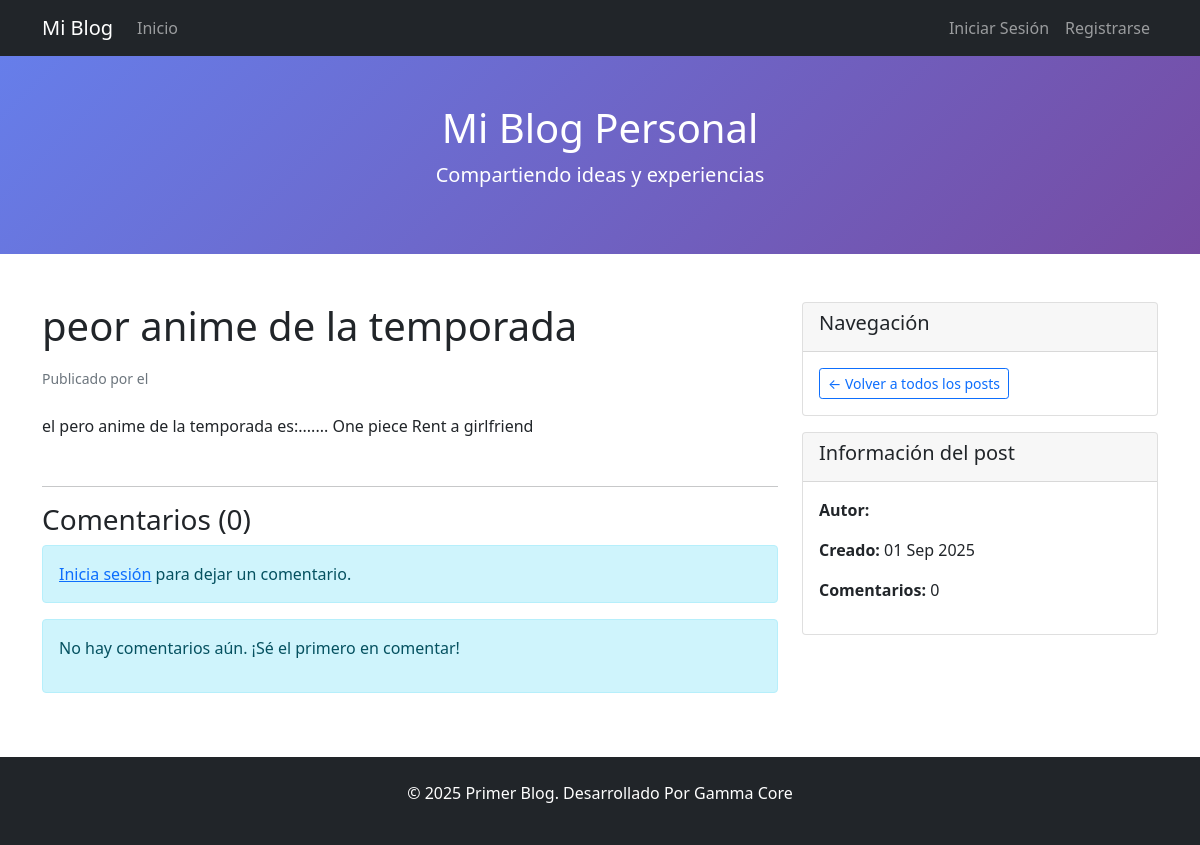
Page /post/peor-anime-de-la-temporada/ on the committed database.
### blog/models.py (models this page shows, shortened)
class Post(models.Model):
    title = models.CharField(max_length=200, verbose_name='Título')
    slug = models.SlugField(max_length=200, unique=True)
    author = models.ForeignKey(User, on_delete=models.CASCADE, verbose_name='Autor')
    content = RichTextField(verbose_name='Contenido')
    excerpt = models.TextField(max_length=300, blank=True, verbose_name='Resumen')
    cover_image = models.ImageField(upload_to='posts/', blank=True, null=True, verbose_name='Imagen de portada')
    tags = TaggableManager(verbose_name='Etiquetas')
    created_date = models.DateTimeField(default=timezone.now, verbose_name='Fecha de creación')
    published_date = models.DateTimeField(blank=True, null=True, verbose_name='Fecha de publicación')
    published = models.BooleanField(default=False, verbose_name='Publicado')
    class Meta:
        ordering = ['-created_date']
        verbose_name = 'Post'
        verbose_name_plural = 'Posts'
    def get_rating_count(self):
        return self.reviews.count()
    def get_approved_comments_count(self):
        return self.comments.filter(is_approved=True).count()

### blog/views.py (the view)
# urls.py: path('post/<slug:slug>/', views.post_detail, name='post_detail'),
def post_detail(request, slug):
    post = get_object_or_404(Post, slug=slug, published=True)
    comments = post.comments.filter(is_approved=True)
    new_comment = None
    user_review = None
    can_moderate = False
    if request.user.is_authenticated and request.user == post.author:
        can_moderate = True
        comments = post.comments.all()
    if request.user.is_authenticated:
        try:
            user_review = Review.objects.get(post=post, user=request.user)
        except Review.DoesNotExist:
            user_review = None
    if request.method == 'POST':
        if 'comment' in request.POST:
            if not request.user.is_authenticated:
                messages.error(request, 'Debes iniciar sesión para comentar.')
                return redirect('blog:login')
            comment_form = CommentForm(data=request.POST)
            if comment_form.is_valid():
                new_comment = comment_form.save(commit=False)
                new_comment.post = post
                new_comment.author = request.user
                new_comment.save()
                messages.success(request, '¡Tu comentario ha sido añadido y está pendiente de aprobación!')
                return redirect('blog:post_detail', slug=post.slug)
        else:
            comment_form = CommentForm()
        if 'review' in request.POST:
            if not request.user.is_authenticated:
                messages.error(request, 'Debes iniciar sesión para calificar.')
                return redirect('blog:login')
            review_form = ReviewForm(data=request.POST)
            if review_form.is_valid():
                review, created = Review.objects.get_or_create(
                    post=post,
                    user=request.user,
                    defaults=review_form.cleaned_data
                )
                if not created:
                    review.rating = review_form.cleaned_data['rating']
                    review.comment = review_form.cleaned_data['comment']
                    review.save()
                    messages.success(request, '¡Tu calificación ha sido actualizada!')
                else:
                    messages.success(request, '¡Gracias por tu calificación!')
                return redirect('blog:post_detail', slug=post.slug)
        else:
            review_form = ReviewForm()
    else:
        comment_form = CommentForm()
        review_form = ReviewForm()
    return render(request, 'blog/post_detail.html', {
        'post': post,
        'comments': comments,
        'approved_comments_count': post.get_approved_comments_count(),
        'new_comment': new_comment,
        'comment_form': comment_form,
        'review_form': review_form,
        'user_review': user_review,
        'can_moderate': can_moderate
    })

### blog/templates/blog/post_detail.html (shortened to what this page needs)
{% extends 'base.html' %}
{% block content %}
<div class="row">
    <div class="col-md-8">
        <article class="mb-5">
            <h1 class="mb-3">{{ post.title }}</h1>
            <div class="text-muted mb-4">
                <small>
                    Publicado por <strong>{{ post.author.first_name }} {{ post.author.last_name }}</strong>
                    el {{ post.published_date|date:"d M Y \a \l\a\s H:i" }}
                </small>
            </div>
            <div class="post-content">
                {{ post.content|safe }}
            </div>
        </article>
        <hr>
        <div class="comments-section">
            <h3>Comentarios ({{ approved_comments_count }})</h3>
            {% if user.is_authenticated %}
                <div class="card mb-4">
                    <div class="card-header">
                        <h5>Deja tu comentario</h5>
                    </div>
                    <div class="card-body">
                        <form method="post">
                            {% csrf_token %}
                            <input type="hidden" name="comment" value="1">
                            <div class="mb-3">
                                {{ comment_form.content }}
                            </div>
                            <button type="submit" class="btn btn-success">
                                <i class="fas fa-comment"></i> Publicar comentario
                            </button>
                        </form>
                    </div>
                </div>
            {% else %}
                <div class="alert alert-info">
                    <a href="{% url 'blog:login' %}">Inicia sesión</a> para dejar un comentario.
                </div>
            {% endif %}
            {% for comment in comments %}
                <div class="card mb-3 {% if not comment.is_approved %}border-warning{% endif %}">
                    <div class="card-body">
                        <div class="d-flex justify-content-between align-items-start">
                            <div>
                                <h6 class="card-title">
                                    {% if comment.author.profile.avatar %}
                                        <img src="{{ comment.author.profile.avatar.url }}" alt="Avatar" class="rounded-circle me-2" width="30" height="30">
                                    {% endif %}
                                    {{ comment.author.first_name }} {{ comment.author.last_name }}
                                </h6>
                                <small class="text-muted">{{ comment.created_date|date:"d M Y \a \l\a\s H:i" }}</small>
                                {% if not comment.is_approved %}
                                    <span class="badge bg-warning ms-2">Pendiente de aprobación</span>
                                {% endif %}
                            </div>
                            {% if can_moderate %}
                                <div class="btn-group btn-group-sm">
                                    {% if not comment.is_approved %}
                                        <a href="{% url 'blog:moderate_comment' comment.id 'approve' %}" class="btn btn-success btn-sm">
                                            <i class="fas fa-check"></i>
                                        </a>
                                    {% endif %}
                                    <a href="{% url 'blog:moderate_comment' comment.id 'reject' %}" class="btn btn-danger btn-sm">
                                        <i class="fas fa-times"></i>
                                    </a>
                                </div>
                            {% endif %}
                        </div>
                        <p class="card-text mt-2">{{ comment.content|linebreaks }}</p>
                    </div>
                </div>
            {% empty %}
                <div class="alert alert-info">
                    <p>No hay comentarios aún. ¡Sé el primero en comentar!</p>
                </div>
            {% endfor %}
        </div>
    </div>
    <div class="col-md-4">
        <div class="card mb-3">
            <div class="card-header">
                <h5>Navegación</h5>
            </div>
            <div class="card-body">
                <a href="{% url 'blog:post_list' %}" class="btn btn-outline-primary btn-sm">
                    ← Volver a todos los posts
                </a>
            </div>
        </div>
        <div class="card">
            <div class="card-header">
                <h5>Información del post</h5>
            </div>
            <div class="card-body">
                <p><strong>Autor:</strong> {{ post.author.first_name }} {{ post.author.last_name }}</p>
                <p><strong>Creado:</strong> {{ post.created_date|date:"d M Y" }}</p>
                <p><strong>Comentarios:</strong> {{ comments.count }}</p>
            </div>
        </div>
    </div>
</div>
{% endblock %}

### rows in the picture
Post: title "peor anime de la temporada", content "el pero anime de la temporada es:....... One piece Rent a girlfriend", created_date "01 Sep 2025"

### other values in the picture
{{ approved_comments_count }} "0"
{{ comments.count }} "0"
